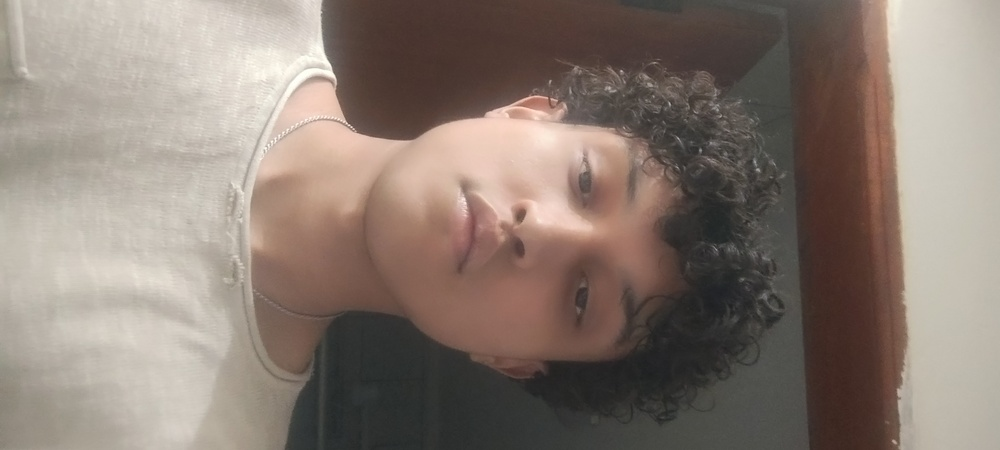
#> input picture engine/auth/samples/face.1.1.jpg, 1000 x 450 px, shrunk from 3264 x 1468 before the run, found by its file name; its folder holds only this picture in this run
$ python trainer.py
#> lines starting #> are read from the running program, lines starting #| are printed output that depends on the picture
import cv2
import numpy as np
from PIL import Image #pillow package
import os

path = 'engine/auth/samples' # Path for samples already taken

recognizer = cv2.face.LBPHFaceRecognizer_create() # Local Binary Patterns Histograms
detector = cv2.CascadeClassifier("engine/auth/haarcascade_frontalface_default.xml")
#Haar Cascade classifier is an effective object detection approach


def Images_And_Labels(path): # function to fetch the images and labels

#> called with path = 'engine/auth/samples'
    imagePaths = [os.path.join(path,f) for f in os.listdir(path)]
    faceSamples=[]
    ids = []

    for imagePath in imagePaths: # to iterate particular image path

        gray_img = Image.open(imagePath).convert('L') # convert it to grayscale
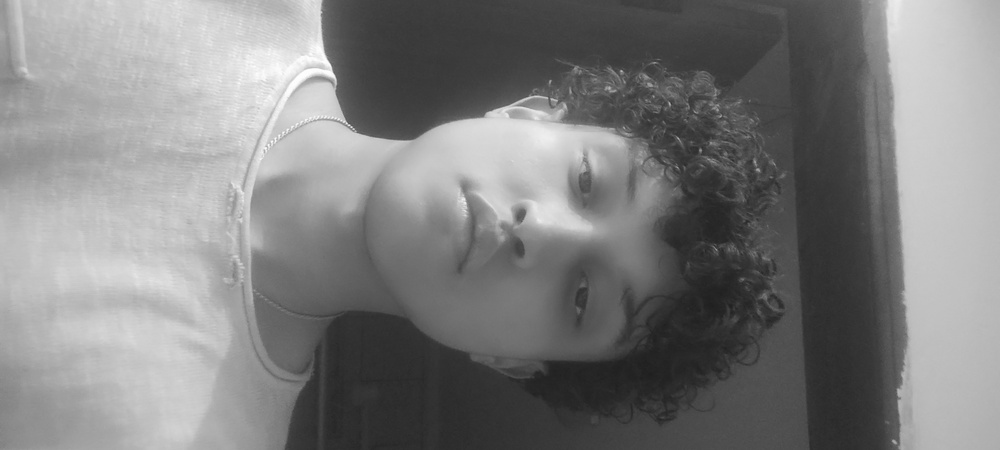
#> gray_img: PIL image 1000x450 L; min 31, max 254, mean 127.1
        img_arr = np.array(gray_img,'uint8') #creating an array

        id = int(os.path.split(imagePath)[-1].split(".")[1])
        faces = detector.detectMultiScale(img_arr)
#> faces = ()

        for (x,y,w,h) in faces:
            faceSamples.append(img_arr[y:y+h,x:x+w])
            ids.append(id)
#> this loop made 0 passes
#> after the loop, faceSamples = []; ids = []

    return faceSamples,ids

print ("Training faces. It will take a few seconds. Wait ...")

faces,ids = Images_And_Labels(path)
#> faces = []; ids = []
#> (the run stopped early here; a loop or call above may not have finished)
